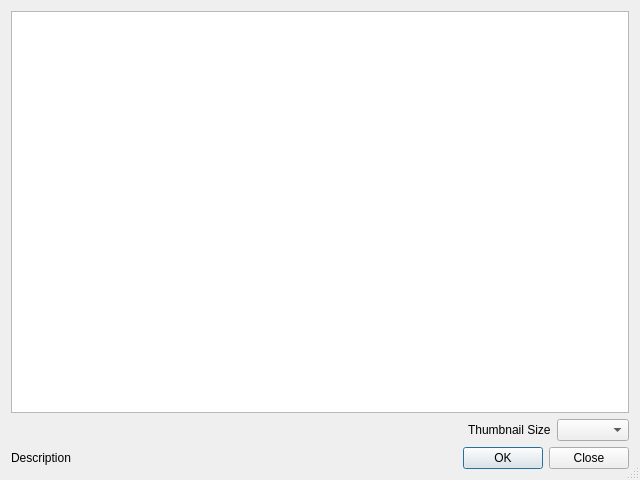
<?xml version="1.0" encoding="UTF-8"?>
<ui version="4.0">
 <class>DialogImageHistory</class>
 <widget class="QDialog" name="DialogImageHistory">
  <property name="geometry">
   <rect>
    <x>0</x>
    <y>0</y>
    <width>640</width>
    <height>480</height>
   </rect>
  </property>
  <property name="windowTitle">
   <string>Image history</string>
  </property>
  <property name="whatsThis">
   <string>&lt;html&gt;
&lt;body&gt;

&lt;h4&gt;Start game.&lt;/h4&gt;
&lt;ul&gt;
&lt;li&gt;Double click an image.&lt;/li&gt;
&lt;li&gt;Select an image and push the &amp;quot;OK&amp;quot; button.&lt;/li&gt;
&lt;/ul&gt;

&lt;h4&gt;Remove an image from list.&lt;/h4&gt;
&lt;ul&gt;
&lt;li&gt;Click remove button on top right corner.&lt;/li&gt;
&lt;li&gt;Select an image and press the &amp;quot;Delete&amp;quot; key.&lt;/li&gt;
&lt;li&gt;Select &amp;quot;Remove&amp;quot; in context menu.&lt;/li&gt;
&lt;/ul&gt;

&lt;/body&gt;
&lt;/html&gt;</string>
  </property>
  <property name="sizeGripEnabled">
   <bool>true</bool>
  </property>
  <layout class="QVBoxLayout" name="verticalLayout">
   <item>
    <widget class="ListWidgetImageHistory" name="listWidget">
     <property name="contextMenuPolicy">
      <enum>Qt::ActionsContextMenu</enum>
     </property>
     <property name="autoScroll">
      <bool>false</bool>
     </property>
     <property name="editTriggers">
      <set>QAbstractItemView::NoEditTriggers</set>
     </property>
     <property name="verticalScrollMode">
      <enum>QAbstractItemView::ScrollPerPixel</enum>
     </property>
     <property name="horizontalScrollMode">
      <enum>QAbstractItemView::ScrollPerPixel</enum>
     </property>
     <property name="movement">
      <enum>QListView::Static</enum>
     </property>
     <property name="viewMode">
      <enum>QListView::IconMode</enum>
     </property>
     <property name="uniformItemSizes">
      <bool>true</bool>
     </property>
    </widget>
   </item>
   <item>
    <layout class="QHBoxLayout" name="horizontalLayout_2">
     <item>
      <spacer name="horizontalSpacer">
       <property name="orientation">
        <enum>Qt::Horizontal</enum>
       </property>
       <property name="sizeHint" stdset="0">
        <size>
         <width>40</width>
         <height>20</height>
        </size>
       </property>
      </spacer>
     </item>
     <item>
      <widget class="QLabel" name="label">
       <property name="text">
        <string>Thumbnail Size</string>
       </property>
      </widget>
     </item>
     <item>
      <widget class="QComboBox" name="comboBox"/>
     </item>
    </layout>
   </item>
   <item>
    <layout class="QHBoxLayout" name="horizontalLayout">
     <item>
      <widget class="QLabel" name="labelDescription">
       <property name="text">
        <string>Description</string>
       </property>
      </widget>
     </item>
     <item>
      <widget class="QDialogButtonBox" name="buttonBox">
       <property name="orientation">
        <enum>Qt::Horizontal</enum>
       </property>
       <property name="standardButtons">
        <set>QDialogButtonBox::Close|QDialogButtonBox::Ok</set>
       </property>
       <property name="centerButtons">
        <bool>false</bool>
       </property>
      </widget>
     </item>
    </layout>
   </item>
  </layout>
 </widget>
 <customwidgets>
  <customwidget>
   <class>ListWidgetImageHistory</class>
   <extends>QListWidget</extends>
   <header>widgets/ListWidgetImageHistory.h</header>
  </customwidget>
 </customwidgets>
 <resources/>
 <connections>
  <connection>
   <sender>buttonBox</sender>
   <signal>accepted()</signal>
   <receiver>DialogImageHistory</receiver>
   <slot>accept()</slot>
   <hints>
    <hint type="sourcelabel">
     <x>248</x>
     <y>254</y>
    </hint>
    <hint type="destinationlabel">
     <x>157</x>
     <y>274</y>
    </hint>
   </hints>
  </connection>
  <connection>
   <sender>buttonBox</sender>
   <signal>rejected()</signal>
   <receiver>DialogImageHistory</receiver>
   <slot>reject()</slot>
   <hints>
    <hint type="sourcelabel">
     <x>316</x>
     <y>260</y>
    </hint>
    <hint type="destinationlabel">
     <x>286</x>
     <y>274</y>
    </hint>
   </hints>
  </connection>
 </connections>
</ui>
